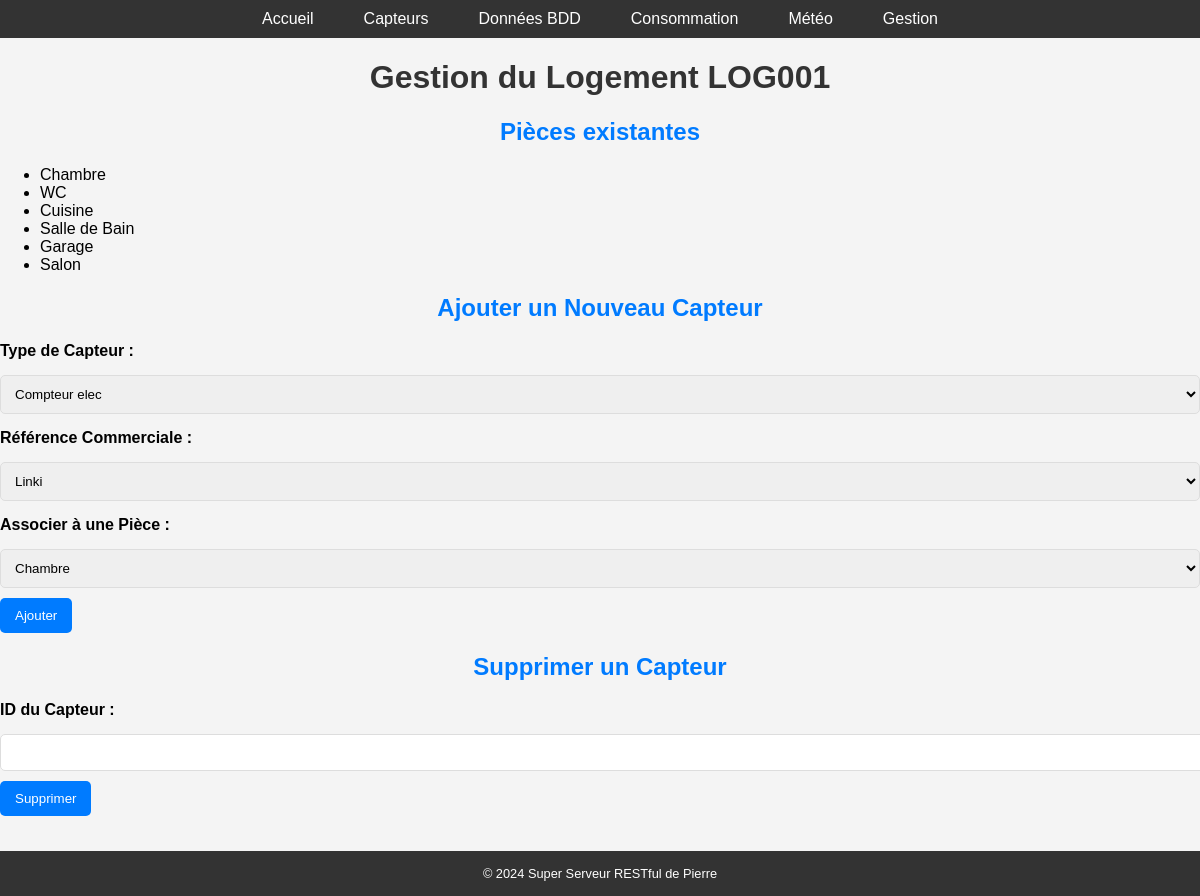
Page /gestion/LOG001 on the committed database.
### tables this page shows
CREATE TABLE Piece (
    PIECE_ID INTEGER PRIMARY KEY AUTOINCREMENT,
    nom TEXT,
    coordonnee_x INTEGER,
    coordonnee_y INTEGER,
    coordonnee_z INTEGER,
    LOGEMENT_ID TEXT,
    FOREIGN KEY (LOGEMENT_ID) REFERENCES Logement(LOGEMENT_ID)
);

### serveur_restfull_site_3_8.py (the view)
@app.route('/gestion/<logement_id>')
def gestion(logement_id):
    print(f"Logement ID reçu : {logement_id}")
    try:
        conn = get_db_connection()
        cursor = conn.cursor()
        cursor.execute("""
            SELECT PIECE_ID AS id, nom
            FROM Piece WHERE LOGEMENT_ID = ?
        """, (logement_id,))
        pieces = cursor.fetchall()
        cursor.execute("""
            SELECT TYPE_ID AS id, nom
            FROM Type_Capteur_Actionneur
        """)
        types_capteurs = cursor.fetchall()
        cursor.execute("""
            SELECT CAPTEUR_ID AS id, reference_commerciale
            FROM Capteur_Actionneur
        """)
        references_commerciales = cursor.fetchall()
        conn.close()
        return render_template(
            'gestion.html',
            logement_id=logement_id,
            pieces=pieces,
            types_capteurs=types_capteurs,
            references_commerciales=references_commerciales,
            message=request.args.get('message')  # Message facultatife
        )
    except Exception as e:
        print(f"Erreur : {e}")
        return jsonify({'error': str(e)}), 500

### serveur_restfull_site_3_8.py (called while the page is built)
def get_db_connection():
    conn = sqlite3.connect('bdd_essai1.db')
    conn.row_factory = sqlite3.Row  # Permet de transformer les résultats en dictionnaires
    return conn

### templates/gestion.html (shortened to what this page needs)
{% extends 'base.html' %}
{% block content %}
<h1>Gestion du Logement {{ logement_id }}</h1>
<div class="gestion-container">
    <h2>Pièces existantes</h2>
    {% if pieces %}
        <ul>
            {% for piece in pieces %}
            <li>{{ piece.nom }}</li>
            {% endfor %}
        </ul>
    {% else %}
        <p>Aucune pièce trouvée pour ce logement.</p>
    {% endif %}
    <h2>Ajouter un Nouveau Capteur</h2>
    <form id="ajouter-capteur-form">
        <label for="type_id">Type de Capteur :</label>
        <select id="type_id" name="type_id" required>
            {% for type in types_capteurs %}
            <option value="{{ type.id }}">{{ type.nom }}</option>
            {% endfor %}
        </select>
        <label for="reference_commerciale">Référence Commerciale :</label>
        <select id="reference_commerciale" name="reference_commerciale" required>
            {% for reference in references_commerciales %}
            <option value="{{ reference.reference_commerciale }}">{{ reference.reference_commerciale }}</option>
            {% endfor %}
        </select>
        <label for="piece_id">Associer à une Pièce :</label>
        <select id="piece_id" name="piece_id" required>
            {% for piece in pieces %}
            <option value="{{ piece.id }}">{{ piece.nom }}</option>
            {% endfor %}
        </select>
        <button type="submit">Ajouter</button>
    </form>
    <h2>Supprimer un Capteur</h2>
    <form id="supprimer-capteur-form">
        <label for="capteur_id">ID du Capteur :</label>
        <input type="number" id="capteur_id" name="capteur_id" required>
        <button type="submit">Supprimer</button>
    </form>
</div>
{% endblock %}

### static/styles.css (style rules this page uses)
body { font-family: Arial, sans-serif; margin: 0; padding: 0; background-color: #f4f4f4; box-sizing: border-box; }
h1, h2 { text-align: center; color: #333; }
.gestion-container h2 { color: #007BFF; }
.gestion-container form { margin: 20px 0; }
.gestion-container label { display: block; margin: 5px 0; font-weight: bold; }
.gestion-container select, .gestion-container input { width: 100%; padding: 10px; margin: 10px 0; border: 1px solid #ddd; border-radius: 5px; }
.gestion-container button { background-color: #007BFF; color: white; padding: 10px 15px; border: none; border-radius: 5px; cursor: pointer; }

### rows in the picture
Piece: nom "Chambre"
Piece: nom "WC"
Piece: nom "Cuisine"
Piece: nom "Salle de Bain"
Piece: nom "Garage"
Piece: nom "Salon"

### other values in the picture
{{ logement_id }} "LOG001"
form field type_id "Compteur elec"
form field reference_commerciale "Linki"
form field piece_id "Chambre"
